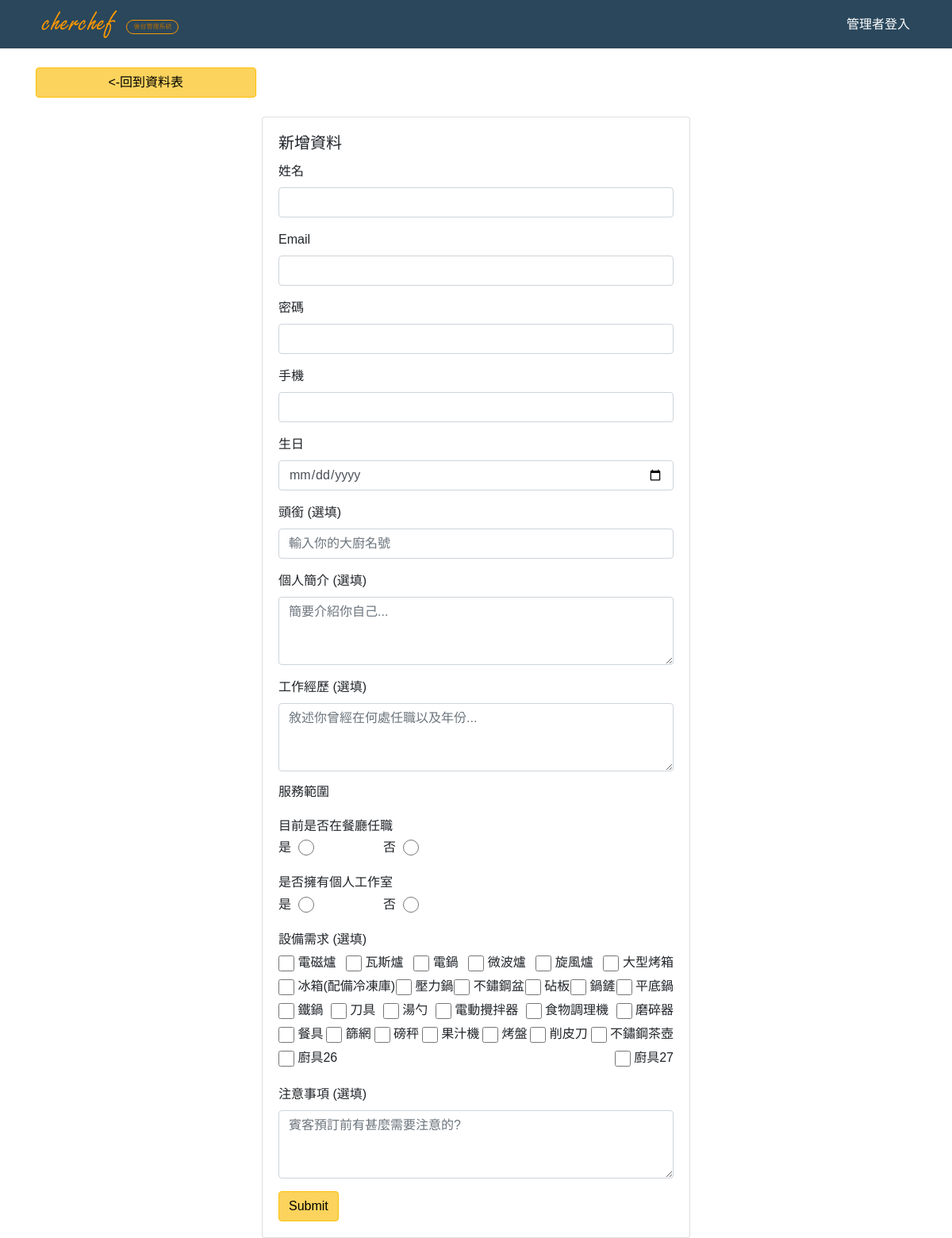
The app's page /Chef/chef_data_insert.php, older data.
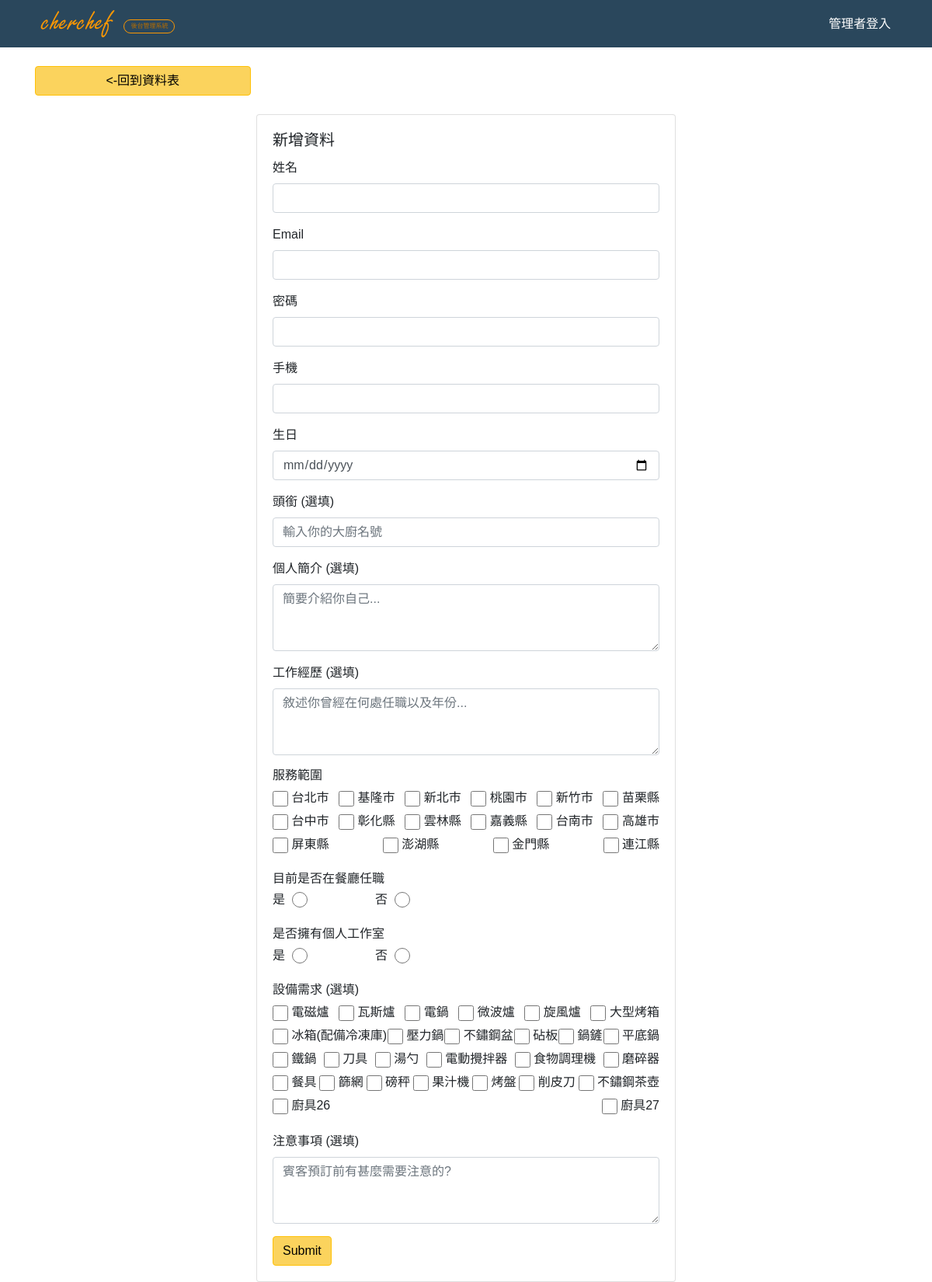
The same page, newer data.
### tables this page shows
CREATE TABLE `tool` (
  `sid` int(11) NOT NULL,
  `tool_name` varchar(255) NOT NULL
);

CREATE TABLE `taiwan_area` (
  `sid` int(11) NOT NULL,
  `area_code` varchar(255) NOT NULL,
  `area_name` varchar(255) NOT NULL
);

### Chef/chef_data_insert.php (the view, shortened to what this page needs)
<?php
require __DIR__ . '/connect.php';
$t_sql = "SELECT * FROM `tool` ORDER BY `tool`.`sid`";
$t_stmt = $pdo->query($t_sql);
$all_tool = $t_stmt->fetchAll(PDO::FETCH_ASSOC);
$a_sql = "SELECT * FROM `taiwan_area` ORDER BY `sid`";
$a_stmt = $pdo->query($a_sql);
$all_area = $a_stmt->fetchAll(PDO::FETCH_ASSOC);
?>
<?php include __DIR__ . '/_html_header.php'; ?>
<?php include __DIR__ . '/_navbar.php'; ?>
<div class="container">
  <br>
  <div class="center_div">
    <a href="chef.php">
      <button type="button" class="btn btn-warning  col-md-3 ">
        <-回到資料表 </button> </a> </div>
          <div class="row">
            <div class="col-lg-6 center_div">
              <br>
              <div class="card">
                <div class="card-body">
                  <h5 class="card-title">新增資料
                  </h5>
                  <form name="form1" method="post" onsubmit="return checkForm();">
                    <div class="form-group">
                      <label for="name">姓名</label>
                      <input type="text" class="form-control" id="name" name="name" placeholder="" value="">
                    </div>
                    <div class="form-group">
                      <label for="email">Email</label>
                      <input type="text" class="form-control" id="email" name="email" placeholder="" value="">
                    </div>
                    <div class="form-group">
                      <label for="password">密碼</label>
                      <input type="password" class="form-control" id="password" name="password" placeholder="" value="">
                    </div>
                    <div class="form-group">
                      <label for="mobile">手機</label>
                      <input type="text" class="form-control" id="mobile" name="mobile" placeholder="" value="">
                    </div>
                    <div class="form-group">
                      <label for="birthday">生日</label>
                      <input type="date" class="form-control" id="birthday" name="birthday" placeholder="1985-03-16" value="">
                    </div>
                    <div class="form-group">
                      <label for="title">頭銜 (選填)</label>
                      <input type="text" class="form-control" id="title" name="title" placeholder="輸入你的大廚名號" value="">
                    </div>
                    <div class="form-group">
                      <label for="info">個人簡介 (選填)</label>
                      <textarea class="form-control" id="info" name="info" placeholder="簡要介紹你自己..." cols="30" rows="3"></textarea>
                    </div>
                    <div class="form-group">
                      <label for="experience">工作經歷 (選填)</label>
                      <textarea class="form-control" id="experience" name="experience" placeholder="敘述你曾經在何處任職以及年份..." cols="30" rows="3"></textarea>
                    </div>
                    <div class="form-group">
                      <h6>服務範圍</h6>
                      <div class="d-flex flex-wrap justify-content-between">
                        <?php foreach ($all_area as $area) : ?>
                          <div style="display:inline-block">
                            <input class="mini-radio " type="checkbox" id="area_<?= $area['area_code'] ?>" name="area[]" value="<?= $area['area_code'] ?>">
                            <label for="area_<?= $area['area_code'] ?>" class="form-label mini-label"><?= $area['area_name'] ?></label>
                          </div>
                        <?php endforeach ?>
                      </div>
                    </div>
                    <div class="form-group">
                      <h6>目前是否在餐廳任職</h6>
                      <div class="form-group">
                        <div class="row">
                          <div class="col-3 d-flex">
                            <label for="yesr" class="mini-label">是 &nbsp</label>
                            <input type="radio" class="form-control mini-radio" id="yesr" name="restaurant" value="1">
                          </div>
                          <div class="col-3 d-flex">
                            <label for="nor" class="mini-label">否 &nbsp</label>
                            <input type="radio" class="form-control mini-radio" id="nor" name="restaurant" value="0">
                          </div>
                        </div>
                      </div>
                    </div>
                    <div class="form-group">
                      <h6>是否擁有個人工作室</h6>
                      <div class="row">
                        <div class="col-3 d-flex">
                          <label for="yesk" class="mini-label">是 &nbsp</label>
                          <input type="radio" class="form-control mini-radio" id="yesk" name="own_kitchen" value="1">
                        </div>
                        <div class="col-3 d-flex">
                          <label for="nok" class="mini-label ">否 &nbsp</label>
                          <input type="radio" class="form-control mini-radio" id="nok" name="own_kitchen" value="0">
                        </div>
                      </div>
                    </div>
                    <div class="form-group">
                      <h6>設備需求 (選填)</h6>
                      <div class="d-flex flex-wrap justify-content-between">
                        <?php foreach ($all_tool as $tool) : ?>
                          <div style="display:inline-block">
                            <input class="mini-radio " type="checkbox" id="tool_<?= $tool['sid'] ?>" name="tool[]" value="<?= $tool['sid'] ?>">
                            <label for="tool_<?= $tool['sid'] ?>" class="form-label mini-label"><?= $tool['tool_name'] ?></label>
                          </div>
                        <?php endforeach ?>
                      </div>
                    </div>
                    <div class="form-group">
                      <label for="note">注意事項 (選填)</label>
                      <textarea class="form-control" id="note" name="note" placeholder="賓客預訂前有甚麼需要注意的?" cols="30" rows="3"></textarea>
                    </div>
                    <button id="submit_btn" type="submit" class="btn btn-warning">Submit</button>
                  </form>
                </div>
              </div>
            </div>
          </div>
  </div>
  <?php include __DIR__ . '/_html_footer.php'; ?>

### Chef/_html_header.php (shortened to what this page needs)
<!DOCTYPE html>
<html lang="en">
<head>
    <link rel="stylesheet" href="https://use.fontawesome.com/releases/v5.7.2/css/all.css">
    <link rel="stylesheet" href="./bootstrap/css/bootstrap.css">
    <link rel="stylesheet" href="main.css" type="text/css">
    <link rel="stylesheet" href="lightbox2-master/dist/css/lightbox.min.css">
    <link rel="stylesheet" href="https://unpkg.com/bootstrap-table@1.14.2/dist/bootstrap-table.min.css">
    <link rel="stylesheet" href="js/sweetalert2.min.css">
    <link rel="stylesheet" type="text/css" href="https://cdn.datatables.net/v/bs4/dt-1.10.18/datatables.min.css"/>
</head>
<body>

### Chef/_navbar.php (shortened to what this page needs)
<div class="row mx-0">
    <div class="col-lg-12 px-0">
        <nav class="navbar navbar-expand-lg h-150 ">
            <div class="container">
                <div class="mr-3">
                <a class="navbar-brand m-0" href="index.php" >
                    <img src="pic/chef_logo.svg" width="110" height="35" alt="">
                </a>
                <div class="d-inline-block logo-font">後台管理系統</div>
                </div>
                <div class="collapse navbar-collapse" id="navbarSupportedContent">
                    <?php if(!isset($_SESSION['user'])): ?>
                    <ul class="navbar-nav ml-auto">
                        <li class="nav-item">
                        <a class="nav-link" href="login.php">管理者登入</a>
                        </li>
                    </ul>
                    <?php endif ?>
                </div>
            </div>
        </nav>
    </div>
</div>

### Chef/_html_footer.php (shortened to what this page needs)
</body>
</html>

### Chef/main.css (style rules this page uses)
* { font-family: 'Noto Sans TC', sans-serif; }
.center_div { margin: 0 auto; }
nav a { color: white; }
.navbar { transition: .3s; background: #2A475C; }
.logo-font { border: 1px solid rgb(250, 151, 3); border-radius: 16px; font-size: 0.5rem; font-weight: 100; padding: 2px 8px; color: rgb(182, 109, 0); }
html { margin: 0; padding: 0; width: 100% }
body { margin: 0; padding: 0; width: 100%; background-size: cover; height: 100vh; display: table; }
.btn-warning { color: #000; background-color: #fbd35d !important; }

### Chef/chef_data_insert.php (style rules this page uses)
.mini-radio { vertical-align: middle; width: 20px; height: 20px; }
.mini-label { height: 20px; line-height: 20px }

Row changes from the older to the newer data that the page shows:
added taiwan_area: area_name "台北市"
added taiwan_area: area_name "基隆市"
added taiwan_area: area_name "新北市"
added taiwan_area: area_name "桃園市"
added taiwan_area: area_name "新竹市"
added taiwan_area: area_name "苗栗縣"
added taiwan_area: area_name "台中市"
added taiwan_area: area_name "彰化縣"
added taiwan_area: area_name "雲林縣"
added taiwan_area: area_name "嘉義縣"
added taiwan_area: area_name "台南市"
added taiwan_area: area_name "高雄市"
added taiwan_area: area_name "屏東縣"
added taiwan_area: area_name "澎湖縣"
added taiwan_area: area_name "金門縣"
added taiwan_area: area_name "連江縣"
